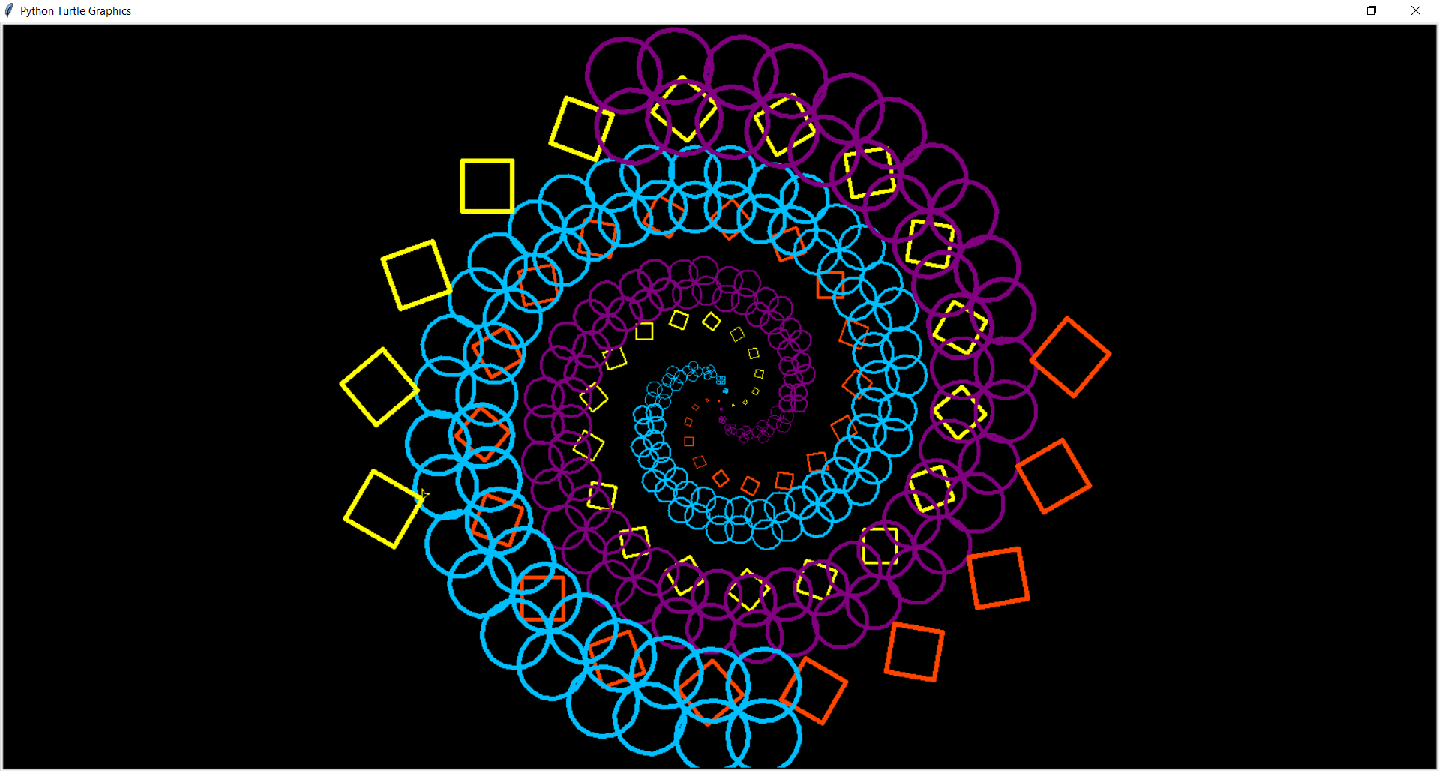

Write the Python code that produced this figure.
# RosettesAndPolygons.py

import turtle
t = turtle.Pen()
turtle.bgcolor("black")
t.speed(40)          # Set turtle drawing speed

colors=['deep sky blue', 'orange red', 'purple', 'yellow', 'cyan', 'green',
        'deep pink', 'navy', 'lavender', 'aquamarine', 'pink', 'gold']
sides = int(turtle.numinput("Number of sides", "How many spiral sides?", 4, 1, 12))

for m in range(0, 120):
    t.pencolor(colors[m % sides])
    t.left(360/sides + 20/sides)
    t.width(m//25+1)        # // is floor division
    t.penup()
    t.forward(m*20/(1.2*sides)) # Scale for number of sides
    t.pendown()
    if (m % 2 == 0):     # Draw a rosette at each even corner
        for n in range(sides):
            t.circle(m/3)
            t.right(360/sides)
    else:                # Draw a polygon at each odd corner
        for n in range(sides):
            t.forward(m/2)
            t.right(360/sides)

turtle.exitonclick()
